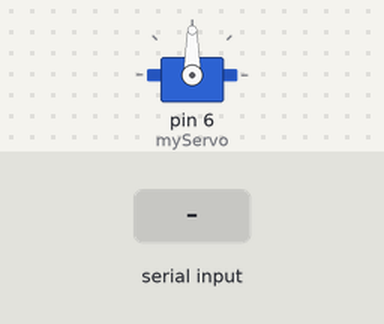
Bench run of a sketch on a simulated Arduino Uno, built with avr-gcc and run on an emulated ATmega328P. On the bench: servo. The test bench sets the inputs (shaded band).

Above: at 1.2 s.
1.3 s: "RED\n" received over Serial
At 1.9 s:
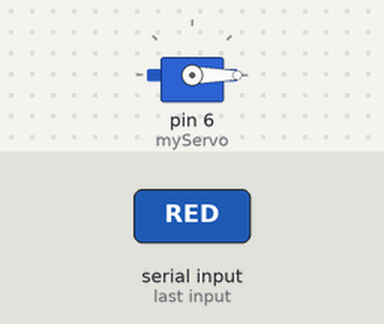
2.8 s: "PINK\n" received over Serial
At 3.1 s:
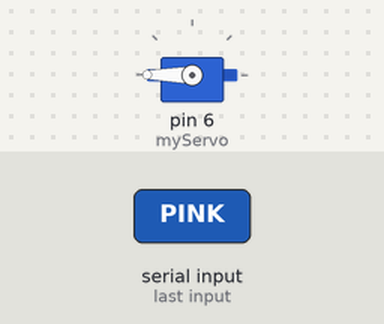
4.3 s: "BLUE\n" received over Serial
At 5.4 s:
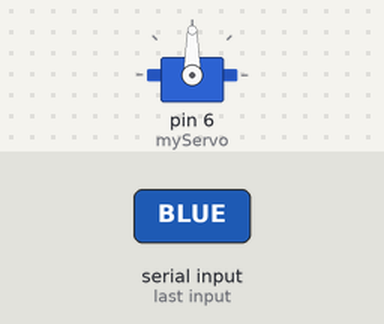
Timing chart, 0 to 7.3 s (numbered marks = the images above; inputs shaded):
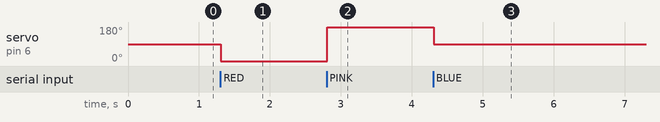

The sketch:

Servo_V2.ino
```cpp
#include <Servo.h>

Servo myServo;

void setup() {
  Serial.begin(9600);
  myServo.attach(6); // Servo gắn chân 6
}

void loop() {
  if (Serial.available()) {
    String color = Serial.readStringUntil('\n');
    color.trim(); // Xóa khoảng trắng thừa

    if (color.equalsIgnoreCase("RED")) {
      myServo.write(0);
    } else if (color.equalsIgnoreCase("BLUE")) {
      myServo.write(90);
    } else if (color.equalsIgnoreCase("PINK")) {
      myServo.write(180);
    }
    // Không in ra bất cứ gì
  }
}
```

Measured:
- after the input at 1.3 s, servo on pin 6 (myServo): 90° → 0° at once
- after the input at 2.8 s, servo on pin 6 (myServo): 0° → 180° at once
- after the input at 4.3 s, servo on pin 6 (myServo): 180° → 90° at once
